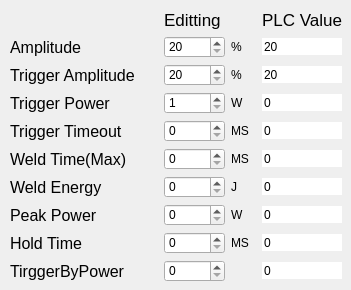
        <widget class="QWidget" name="tab_basicPara">
         <attribute name="title">
          <string>BasicPara</string>
         </attribute>
         <widget class="QWidget" name="layoutWidget_6">
          <property name="geometry">
           <rect>
            <x>10</x>
            <y>10</y>
            <width>332</width>
            <height>271</height>
           </rect>
          </property>
          <layout class="QGridLayout" name="gridLayout_6">
           <item row="3" column="9">
            <widget class="QSpinBox" name="CV_pointPara_trigAmp">
             <property name="frame">
              <bool>false</bool>
             </property>
             <property name="readOnly">
              <bool>true</bool>
             </property>
             <property name="buttonSymbols">
              <enum>QAbstractSpinBox::NoButtons</enum>
             </property>
             <property name="minimum">
              <number>20</number>
             </property>
             <property name="maximum">
              <number>100</number>
             </property>
            </widget>
           </item>
           <item row="12" column="9">
            <widget class="QSpinBox" name="CV_pointPara_holdTime">
             <property name="frame">
              <bool>false</bool>
             </property>
             <property name="readOnly">
              <bool>true</bool>
             </property>
             <property name="buttonSymbols">
              <enum>QAbstractSpinBox::NoButtons</enum>
             </property>
             <property name="maximum">
              <number>30000</number>
             </property>
            </widget>
           </item>
           <item row="9" column="2">
            <widget class="QSpinBox" name="spinBox_pointPara_weldTime">
             <property name="minimum">
              <number>0</number>
             </property>
             <property name="maximum">
              <number>30000</number>
             </property>
            </widget>
           </item>
           <item row="0" column="9">
            <widget class="QLabel" name="PLC_Value_Label_4">
             <property name="font">
              <font>
               <pointsize>13</pointsize>
              </font>
             </property>
             <property name="text">
              <string>PLC Value</string>
             </property>
            </widget>
           </item>
           <item row="1" column="0" colspan="2">
            <widget class="QLabel" name="label_39">
             <property name="minimumSize">
              <size>
               <width>60</width>
               <height>0</height>
              </size>
             </property>
             <property name="font">
              <font>
               <pointsize>12</pointsize>
              </font>
             </property>
             <property name="text">
              <string>Amplitude</string>
             </property>
            </widget>
           </item>
           <item row="1" column="3">
            <widget class="QLabel" name="label_69">
             <property name="text">
              <string>%</string>
             </property>
            </widget>
           </item>
           <item row="10" column="9">
            <widget class="QSpinBox" name="CV_pointPara_weldEnergy">
             <property name="frame">
              <bool>false</bool>
             </property>
             <property name="readOnly">
              <bool>true</bool>
             </property>
             <property name="buttonSymbols">
              <enum>QAbstractSpinBox::NoButtons</enum>
             </property>
             <property name="maximum">
              <number>65535</number>
             </property>
            </widget>
           </item>
           <item row="10" column="2">
            <widget class="QSpinBox" name="spinBox_pointPara_weldEnergy">
             <property name="maximum">
              <number>65535</number>
             </property>
            </widget>
           </item>
           <item row="0" column="0">
            <widget class="QLabel" name="label_42">
             <property name="font">
              <font>
               <pointsize>13</pointsize>
              </font>
             </property>
             <property name="text">
              <string/>
             </property>
            </widget>
           </item>
           <item row="7" column="0" colspan="2">
            <widget class="QLabel" name="label_38">
             <property name="minimumSize">
              <size>
               <width>60</width>
               <height>0</height>
              </size>
             </property>
             <property name="font">
              <font>
               <pointsize>12</pointsize>
              </font>
             </property>
             <property name="text">
              <string>Trigger Timeout</string>
             </property>
            </widget>
           </item>
           <item row="13" column="0">
            <widget class="QLabel" name="label_47">
             <property name="minimumSize">
              <size>
               <width>60</width>
               <height>0</height>
              </size>
             </property>
             <property name="font">
              <font>
               <pointsize>12</pointsize>
              </font>
             </property>
             <property name="text">
              <string>TirggerByPower</string>
             </property>
            </widget>
           </item>
           <item row="5" column="9">
            <widget class="QSpinBox" name="CV_pointPara_trigPower">
             <property name="frame">
              <bool>false</bool>
             </property>
             <property name="readOnly">
              <bool>true</bool>
             </property>
             <property name="buttonSymbols">
              <enum>QAbstractSpinBox::NoButtons</enum>
             </property>
             <property name="maximum">
              <number>200</number>
             </property>
            </widget>
           </item>
           <item row="3" column="0" colspan="2">
            <widget class="QLabel" name="label_36">
             <property name="minimumSize">
              <size>
               <width>60</width>
               <height>0</height>
              </size>
             </property>
             <property name="font">
              <font>
               <pointsize>12</pointsize>
              </font>
             </property>
             <property name="text">
              <string>Trigger Amplitude</string>
             </property>
            </widget>
           </item>
           <item row="9" column="0" colspan="2">
            <widget class="QLabel" name="label_40">
             <property name="minimumSize">
              <size>
               <width>60</width>
               <height>0</height>
              </size>
             </property>
             <property name="font">
              <font>
               <pointsize>12</pointsize>
              </font>
             </property>
             <property name="text">
              <string>Weld Time(Max)</string>
             </property>
            </widget>
           </item>
           <item row="5" column="3">
            <widget class="QLabel" name="label_66">
             <property name="text">
              <string>W</string>
             </property>
            </widget>
           </item>
           <item row="5" column="0" colspan="2">
            <widget class="QLabel" name="label_43">
             <property name="minimumSize">
              <size>
               <width>60</width>
               <height>0</height>
              </size>
             </property>
             <property name="font">
              <font>
               <pointsize>12</pointsize>
              </font>
             </property>
             <property name="text">
              <string>Trigger Power</string>
             </property>
            </widget>
           </item>
           <item row="7" column="9">
            <widget class="QSpinBox" name="CV_pointPara_trigTimeout">
             <property name="frame">
              <bool>false</bool>
             </property>
             <property name="readOnly">
              <bool>true</bool>
             </property>
             <property name="buttonSymbols">
              <enum>QAbstractSpinBox::NoButtons</enum>
             </property>
             <property name="maximum">
              <number>30000</number>
             </property>
            </widget>
           </item>
           <item row="1" column="9">
            <widget class="QSpinBox" name="CV_pointPara_amp">
             <property name="frame">
              <bool>false</bool>
             </property>
             <property name="readOnly">
              <bool>true</bool>
             </property>
             <property name="buttonSymbols">
              <enum>QAbstractSpinBox::NoButtons</enum>
             </property>
             <property name="minimum">
              <number>20</number>
             </property>
             <property name="maximum">
              <number>100</number>
             </property>
            </widget>
           </item>
           <item row="13" column="9">
            <widget class="QSpinBox" name="CV_pointPara_trigBypower">
             <property name="frame">
              <bool>false</bool>
             </property>
             <property name="readOnly">
              <bool>true</bool>
             </property>
             <property name="buttonSymbols">
              <enum>QAbstractSpinBox::NoButtons</enum>
             </property>
             <property name="maximum">
              <number>1</number>
             </property>
            </widget>
           </item>
           <item row="1" column="2">
            <widget class="QSpinBox" name="spinBox_pointPara_amp">
             <property name="buttonSymbols">
              <enum>QAbstractSpinBox::UpDownArrows</enum>
             </property>
             <property name="minimum">
              <number>20</number>
             </property>
             <property name="maximum">
              <number>100</number>
             </property>
            </widget>
           </item>
           <item row="7" column="2">
            <widget class="QSpinBox" name="spinBox_pointPara_trigTimeout">
             <property name="minimum">
              <number>0</number>
             </property>
             <property name="maximum">
              <number>30000</number>
             </property>
            </widget>
           </item>
           <item row="9" column="9">
            <widget class="QSpinBox" name="CV_pointPara_weldTime">
             <property name="frame">
              <bool>false</bool>
             </property>
             <property name="readOnly">
              <bool>true</bool>
             </property>
             <property name="buttonSymbols">
              <enum>QAbstractSpinBox::NoButtons</enum>
             </property>
             <property name="maximum">
              <number>30000</number>
             </property>
            </widget>
           </item>
           <item row="5" column="2">
            <widget class="QSpinBox" name="spinBox_pointPara_trigPower">
             <property name="minimum">
              <number>1</number>
             </property>
             <property name="maximum">
              <number>200</number>
             </property>
            </widget>
           </item>
           <item row="3" column="2">
            <widget class="QSpinBox" name="spinBox_pointPara_trigAmp">
             <property name="minimum">
              <number>20</number>
             </property>
             <property name="maximum">
              <number>100</number>
             </property>
            </widget>
           </item>
           <item row="0" column="2">
            <widget class="QLabel" name="label_44">
             <property name="font">
              <font>
               <pointsize>13</pointsize>
              </font>
             </property>
             <property name="text">
              <string>Editting</string>
             </property>
            </widget>
           </item>
           <item row="13" column="2">
            <widget class="QSpinBox" name="spinBox_pointPara_trigByPower">
             <property name="maximum">
              <number>1</number>
             </property>
            </widget>
           </item>
           <item row="11" column="0">
            <widget class="QLabel" name="label_45">
             <property name="minimumSize">
              <size>
               <width>60</width>
               <height>0</height>
              </size>
             </property>
             <property name="font">
              <font>
               <pointsize>12</pointsize>
              </font>
             </property>
             <property name="text">
              <string>Peak Power</string>
             </property>
            </widget>
           </item>
           <item row="11" column="2">
            <widget class="QSpinBox" name="spinBox_pointPara_peakPower">
             <property name="maximum">
              <number>1200</number>
             </property>
            </widget>
           </item>
           <item row="11" column="9">
            <widget class="QSpinBox" name="CV_pointPara_peakPower">
             <property name="frame">
              <bool>false</bool>
             </property>
             <property name="readOnly">
              <bool>true</bool>
             </property>
             <property name="buttonSymbols">
              <enum>QAbstractSpinBox::NoButtons</enum>
             </property>
             <property name="maximum">
              <number>1200</number>
             </property>
            </widget>
           </item>
           <item row="12" column="0">
            <widget class="QLabel" name="label_46">
             <property name="minimumSize">
              <size>
               <width>60</width>
               <height>0</height>
              </size>
             </property>
             <property name="font">
              <font>
               <pointsize>12</pointsize>
              </font>
             </property>
             <property name="text">
              <string>Hold Time</string>
             </property>
            </widget>
           </item>
           <item row="12" column="2">
            <widget class="QSpinBox" name="spinBox_pointPara_holdTime">
             <property name="maximum">
              <number>30000</number>
             </property>
            </widget>
           </item>
           <item row="3" column="3">
            <widget class="QLabel" name="label_64">
             <property name="text">
              <string>%</string>
             </property>
            </widget>
           </item>
           <item row="10" column="3">
            <widget class="QLabel" name="label_68">
             <property name="text">
              <string>J</string>
             </property>
            </widget>
           </item>
           <item row="9" column="3">
            <widget class="QLabel" name="label_67">
             <property name="text">
              <string>MS</string>
             </property>
            </widget>
           </item>
           <item row="7" column="3">
            <widget class="QLabel" name="label_65">
             <property name="text">
              <string>MS</string>
             </property>
            </widget>
           </item>
           <item row="11" column="3">
            <widget class="QLabel" name="label_70">
             <property name="text">
              <string>W</string>
             </property>
            </widget>
           </item>
           <item row="12" column="3">
            <widget class="QLabel" name="label_71">
             <property name="text">
              <string>MS</string>
             </property>
            </widget>
           </item>
           <item row="10" column="0" colspan="2">
            <widget class="QLabel" name="label_37">
             <property name="minimumSize">
              <size>
               <width>60</width>
               <height>0</height>
              </size>
             </property>
             <property name="font">
              <font>
               <pointsize>12</pointsize>
              </font>
             </property>
             <property name="text">
              <string>Weld Energy</string>
             </property>
            </widget>
           </item>
          </layout>
         </widget>
        </widget>
